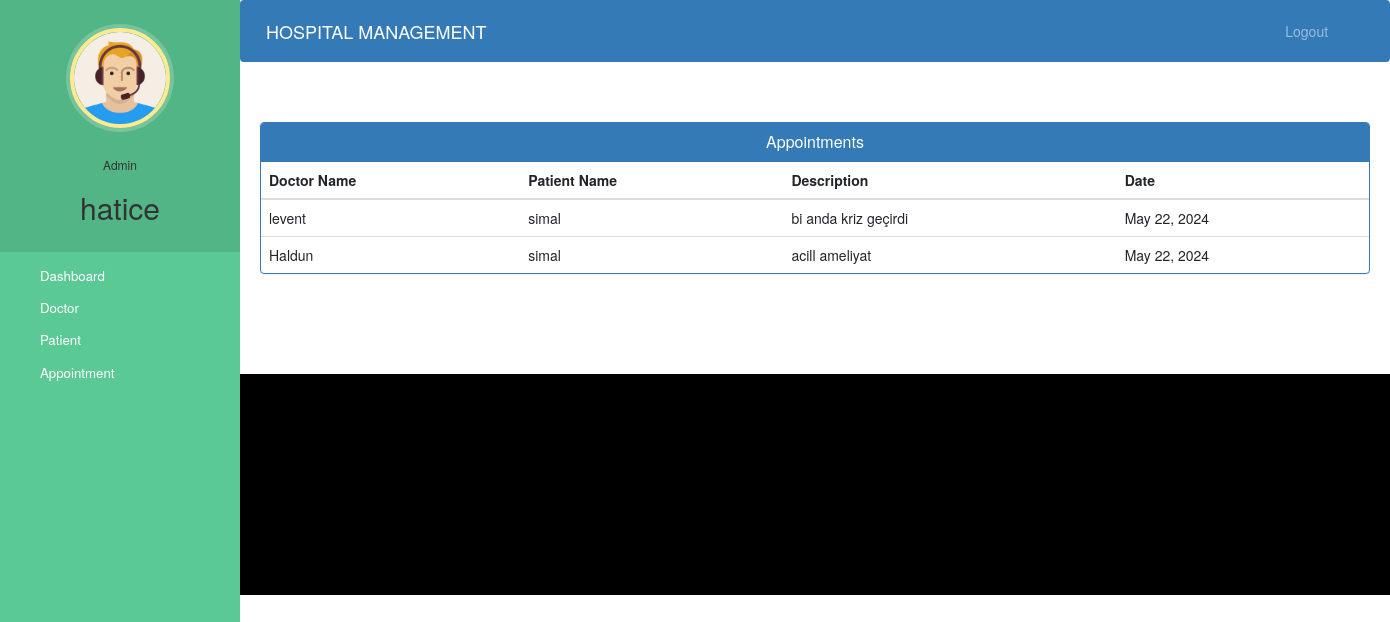
/admin-view-appointment (signed in), run on the app's committed database.
### hospital/models.py (models this page shows)
class Appointment(models.Model):
    patientId=models.PositiveIntegerField(null=True)
    doctorId=models.PositiveIntegerField(null=True)
    patientName=models.CharField(max_length=40,null=True)
    doctorName=models.CharField(max_length=40,null=True)
    appointmentDate=models.DateField(auto_now=True)
    description=models.TextField(max_length=500)
    status=models.BooleanField(default=False)

### hospital/views.py (the view)
# urls.py: path('admin-view-appointment', views.admin_view_appointment_view,name='admin-view-appointment'),
@login_required(login_url='adminlogin')
@user_passes_test(is_admin)
def admin_view_appointment_view(request):
    appointments=models.Appointment.objects.all().filter(status=True)
    return render(request,'hospital/admin_view_appointment.html',{'appointments':appointments})

### hospital/views.py (called while the page is built)
def is_admin(user):
    return user.groups.filter(name='ADMIN').exists()

### templates/hospital/admin_view_appointment.html (shortened to what this page needs)
{% extends 'hospital/admin_base.html' %}
{% block content %}
<head>
  <link href="//netdna.bootstrapcdn.com/bootstrap/3.0.0/css/bootstrap.min.css" rel="stylesheet" id="bootstrap-css">
</head>
<div class="container">
  <div class="panel panel-primary">
    <div class="panel-heading">
      <h6 class="panel-title">Appointments</h6>
    </div>
    <table class="table table-hover" id="dev-table">
      <thead>
        <tr>
          <th>Doctor Name</th>
          <th>Patient Name</th>
          <th>Description</th>
          <th>Date</th>
        </tr>
      </thead>
      {% for a in appointments %}
      <tr>
        <td> {{a.doctorName}}</td>
        <td>{{a.patientName}}</td>
        <td>{{a.description}}</td>
        <td>{{a.appointmentDate}}</td>
      </tr>
      {% endfor %}
    </table>
  </div>
</div>
{% endblock content %}

### templates/hospital/admin_base.html (shortened to what this page needs)
<!DOCTYPE html>
{% load static %}
<html lang="en">
<head>
  <link rel="stylesheet" href="https://stackpath.bootstrapcdn.com/bootstrap/4.3.1/css/bootstrap.min.css">
  <link rel="stylesheet" href="https://maxcdn.bootstrapcdn.com/font-awesome/4.7.0/css/font-awesome.min.css">
  <link rel="stylesheet" href="{% static '/style.css' %}">
</head>
<body>
  <nav class="menu" tabindex="0">
    <header class="avatar">
      <img src="{% static "images/adminpropic.png" %}" />
      <br><br>
      <h6>Admin</h6>
      <h2>{{request.user.first_name}}</h2>
    </header>
    <ul>
      <li tabindex="0" class="icon-dashboard"> <a style="color:white; text-decoration:none;" href="/admin-dashboard"><span>Dashboard</span></a> </li>
      <li tabindex="0" class="icon-customers"> <a style="color:white; text-decoration:none;" href="/admin-doctor"><span>Doctor</span></a></li>
      <li tabindex="0" class="icon-users"> <a style="color:white; text-decoration:none;" href="/admin-patient"><span>Patient</span></a></li>
      <li tabindex="0" class="icon-calendar"> <a style="color:white; text-decoration:none;" href="/admin-appointment"><span>Appointment</span></a></li>
    </ul>
  </nav>
  <main>
    <div class="bs-example">
      <nav class="navbar navbar-expand-md  navbar-dark fixed-top" style="background:#337AB7;">
        <a href="/admin-dashboard" class="navbar-brand">HOSPITAL MANAGEMENT</a>
        <div class="collapse navbar-collapse justify-content-between" id="navbarCollapse">
          <div class="navbar-nav" style=" margin-left: 90%;">
            <a href="/logout" class="nav-item nav-link">Logout</a>
          </div>
        </div>
      </nav>
    </div>
    <br><br>
    {% block content %}
    {% endblock content %}
    <br><br><br><br>
    <footer>
      <br>
      <div class="container">
        <div class="row">
          <div class="col-md-12 col-sm-12">
          </div>
        </div>
      </div>
    </footer>
  </main>
</body>
</html>

### static/style.css (style rules this page uses)
body { padding-left: 240px; }
main { position: relative; height: 100vh; }
.menu { background: #5bc995; height: 100vh; width: 240px; position: fixed; top: 0px; left: 0; z-index: 5; outline: none; }
.menu .avatar { background: rgba(0, 0, 0, 0.1); padding: 2em 0.5em; text-align: center; }
.menu .avatar img { width: 100px; border-radius: 50%; overflow: hidden; border: 4px solid #ffea92; box-shadow: 0 0 0 4px rgba(255, 255, 255, 0.2); }
.menu .avatar h2 { font-weight: normal; margin-bottom: 0; }
.menu ul { list-style: none; padding: 0.5em 0; margin: 0; }
.menu ul li { padding: 0.5em 1em 0.5em 3em; font-size: 0.95em; font-weight: regular; background-repeat: no-repeat; background-position: left 15px center; background-size: auto 20px; transition: all 0.15s linear; cursor: pointer; }
.menu ul li.icon-dashboard { background-image: url("http://www.entypo.com/images//gauge.svg"); }
.menu ul li.icon-customers { background-image: url("http://www.entypo.com/images//briefcase.svg"); }
.menu ul li.icon-users { background-image: url("http://www.entypo.com/images//users.svg"); }
.menu ul li.icon-calendar { background-image: url("http://www.entypo.com/images//calendar.svg"); }

### templates/hospital/admin_base.html (style rules this page uses)
a:link { text-decoration: none; }
a { color: white; }
footer { padding: 0px 0px 0px 0px; background-color: black; margin: 0px; }
body { padding-left: 240px; }
main { position: relative; height: 100vh; }
.menu { background: #5bc995; height: 100vh; width: 240px; position: fixed; top: 0px; left: 0; z-index: 5; outline: none; }
.menu .avatar { background: rgba(0, 0, 0, 0.1); padding: 2em 0.5em; text-align: center; }
.menu .avatar img { width: 100px; border-radius: 50%; overflow: hidden; border: 4px solid #ffea92; box-shadow: 0 0 0 4px rgba(255, 255, 255, 0.2); }
.menu .avatar h2 { font-weight: normal; margin-bottom: 0; }
.menu ul { list-style: none; padding: 0.5em 0; margin: 0; }
.menu ul li { padding: 0.5em 1em 0.5em 3em; font-size: 0.95em; font-weight: regular; background-repeat: no-repeat; background-position: left 15px center; background-size: auto 20px; transition: all 0.15s linear; cursor: pointer; }
.menu ul li.icon-dashboard { background-image: url("http://www.entypo.com/images//gauge.svg"); }
.menu ul li.icon-customers { background-image: url("http://www.entypo.com/images//briefcase.svg"); }
.menu ul li.icon-users { background-image: url("http://www.entypo.com/images//users.svg"); }
.menu ul li.icon-calendar { background-image: url("http://www.entypo.com/images//calendar.svg"); }

### templates/hospital/admin_view_appointment.html (style rules this page uses)
a:link { text-decoration: none; }
h6 { text-align: center; }
.row { margin: 100px; }

### data on the page
Appointment: doctorName "levent", patientName "simal", description "bi anda kriz geçirdi", appointmentDate "May 22, 2024"
Appointment: doctorName "Haldun", patientName "simal", description "acill ameliyat", appointmentDate "May 22, 2024"

### other printed values
{{ request.user.first_name }} "hatice"
